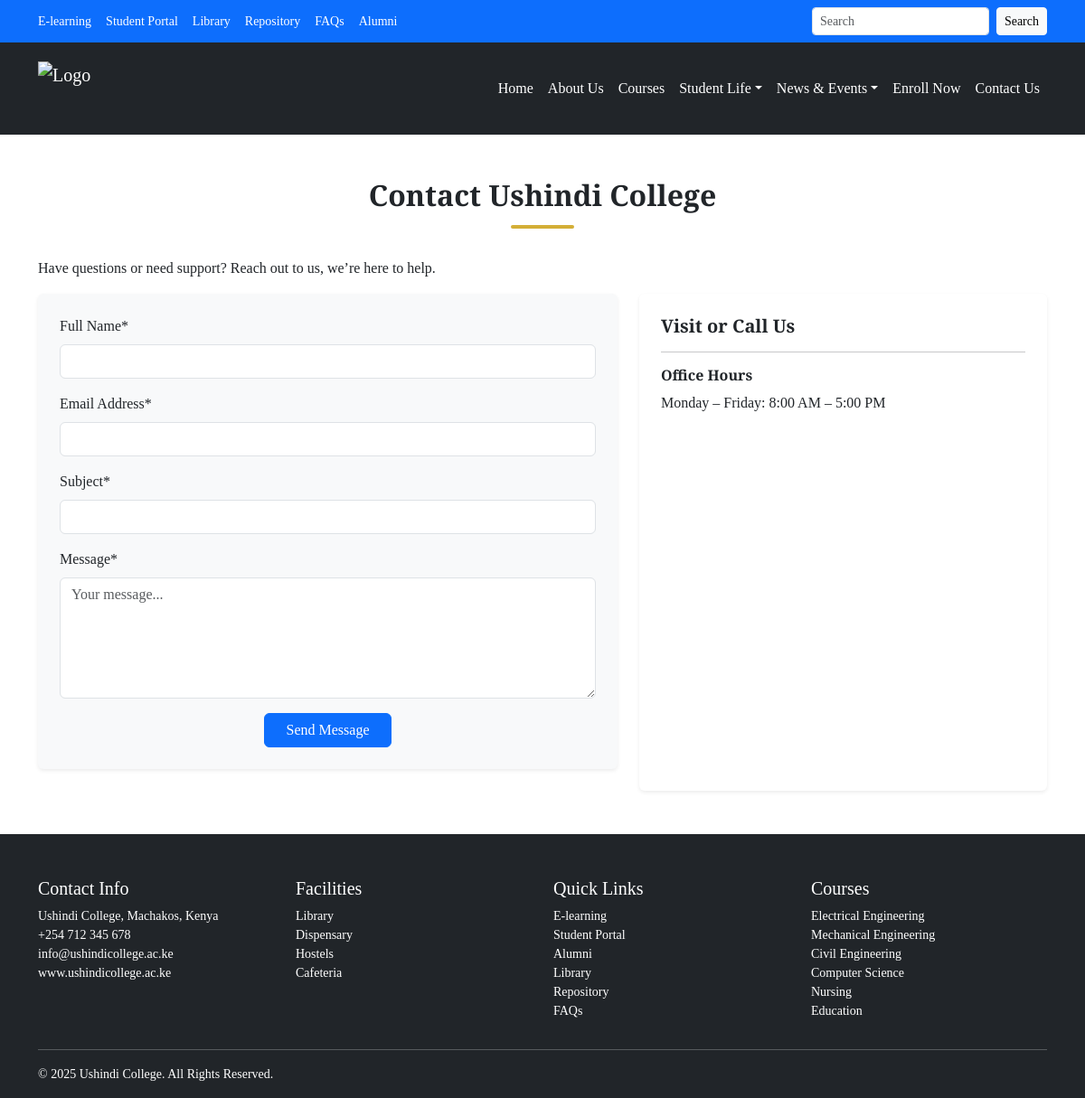
/contact/, run on an earlier commit of the app's database.
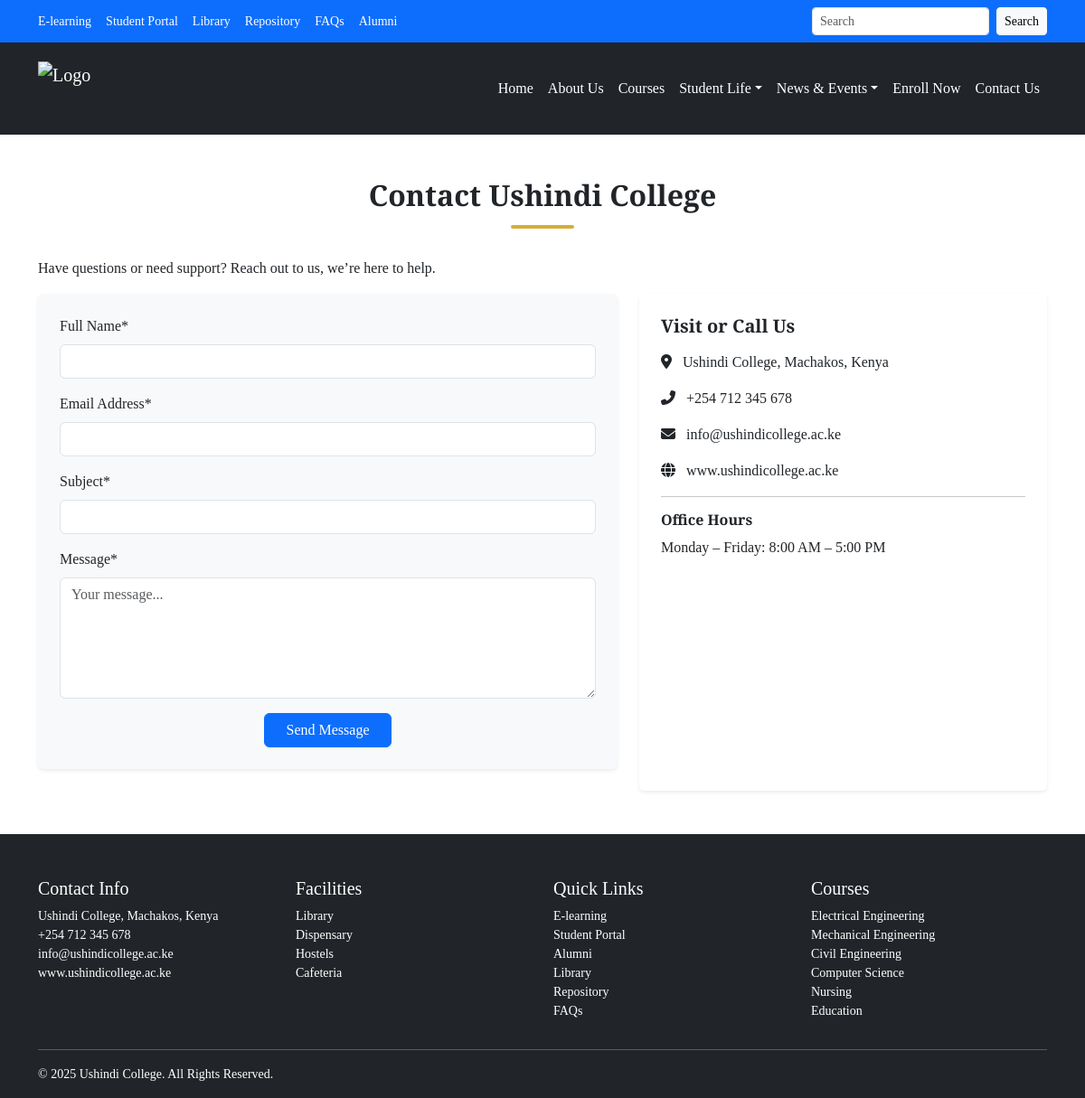
And on a later commit of the database.
### myapp/models.py (models this page shows, shortened)
class ContactInfo(models.Model):
    contact_detail = models.CharField(max_length=100)
    icon = models.CharField(blank=True, max_length=50)
    class Meta:
        verbose_name_plural = 'Contact Info'

### myapp/views.py (the view)
# urls.py: path('contact/', views.contact, name='contact'),
def contact(request):
    contact_info = ContactInfo.objects.all()
    if request.method == 'POST':
        form = ContactUsForm(request.POST)
        if form.is_valid:
            return redirect('home')
    else:
        form = ContactUsForm()
    return render(request, 'contact.html', {'form': form, 'contact_info': contact_info})

### myapp/forms.py
class ContactUsForm(forms.Form):
    full_name = forms.CharField(max_length=100, label="Full Name")
    email = forms.EmailField(label="Email Address")
    subject = forms.CharField(max_length=100, label="Subject")
    message = forms.CharField(widget=forms.Textarea(attrs={
        'rows': 5,
        'placeholder': 'Your message...'
    }))

### myapp/context_processors.py (called while the page is built)
def logo_details(request):
  logo = Logo.objects.first()
  return {'logo': logo}

def social_links(request):
    social_links = SocialLinks.objects.all()
    return {'social_links': social_links}

### templates/contact.html (shortened to what this page needs)
{% extends 'master.html' %}
{% load crispy_forms_filters %}
{% load static %}
{% block content %}
    <div class="container my-5">
        <div class="underline-title-wrap">
            <div class="underline-title">
                <h2 class="fw-bold">Contact Ushindi College</h2>
            </div>
        </div>
        <p>Have questions or need support? Reach out to us, we’re here to help.</p>
        <div class="row">
            <div class="col-md-7 mb-4">
                <form method="POST" class="bg-light p-4 rounded shadow-sm">
                    {{ form|crispy }}
                    <div class="text-center">
                        <button type="submit" class="btn btn-primary px-4">Send Message</button>
                    </div>
                </form>
            </div>
            <div class="col-md-5">
                <div class="bg-white p-4 rounded shadow-sm h-100">
                    <h5 class="fw-bold mb-3">Visit or Call Us</h5>
                    {% for contact in contact_info %}
                        <p><i class="fas {{ contact.icon }} me-2 text-grey"></i> {{ contact.contact_detail}}</p>
                    {% endfor %}
                    <hr>
                    <h6 class="fw-bold">Office Hours</h6>
                    <p>Monday – Friday: 8:00 AM – 5:00 PM</p>
                </div>
            </div>
        </div>
    </div>
{% endblock %}

What changed in the data, as far as the page shows it:
added ContactInfo: contact_detail "Ushindi College, Machakos, Kenya"
added ContactInfo: contact_detail "+254 712 345 678"
added ContactInfo: contact_detail "info@ushindicollege.ac.ke"
added ContactInfo: contact_detail "www.ushindicollege.ac.ke"
